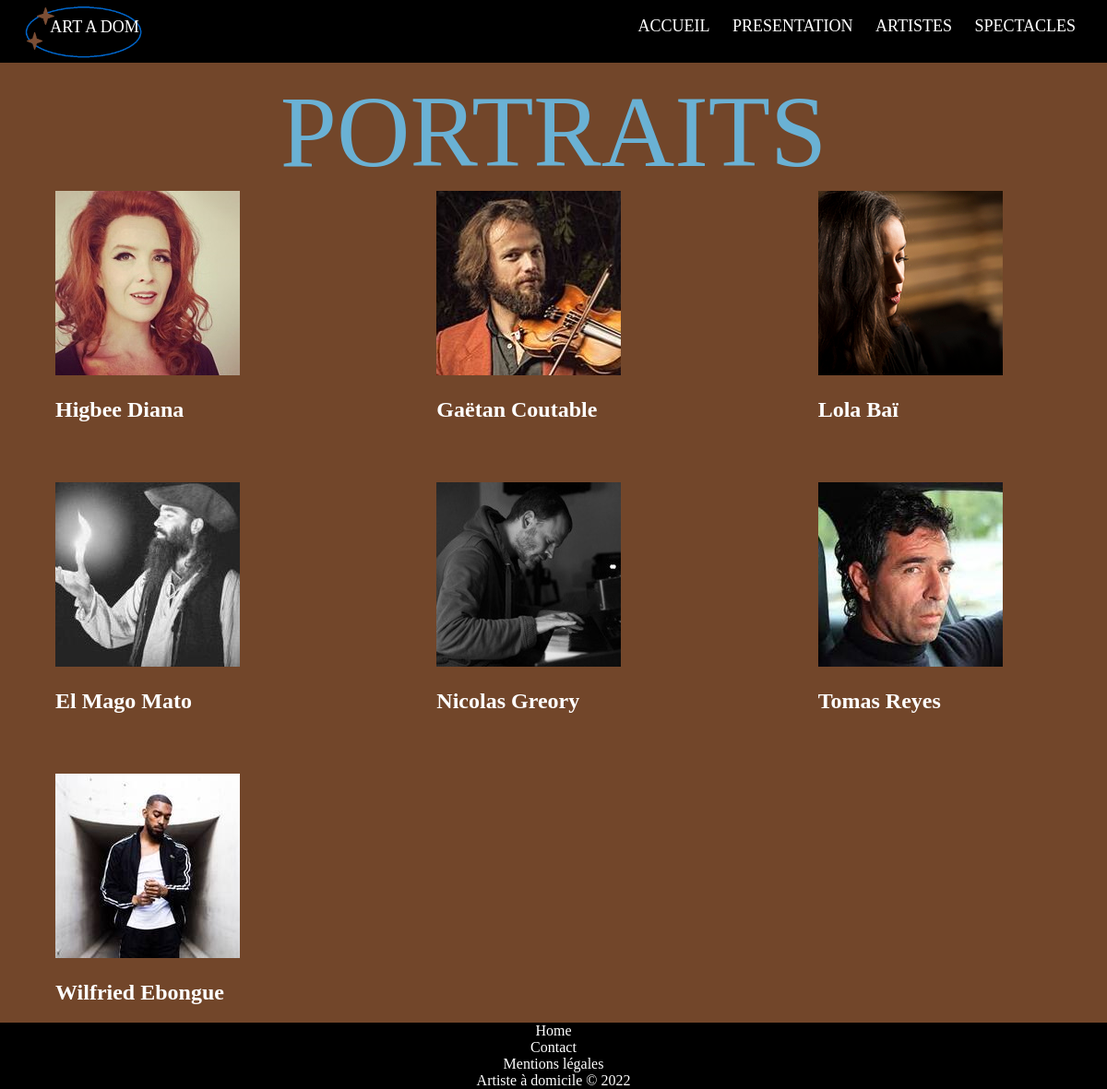
The app's page /AAD_v2/index.php?section=artiste with its own data.
### tables this page shows
CREATE TABLE `artiste` (
  `idArt` int(5) NOT NULL,
  `nomArt` varchar(25) NOT NULL,
  `prenomArt` varchar(25) NOT NULL,
  `descArt` text NOT NULL,
  `imgArt` varchar(100) NOT NULL,
  `telArt` varchar(14) NOT NULL,
  `MailArt` varchar(50) NOT NULL,
  `idCateg` int(5) NOT NULL
);

### AAD_v2/controleurs/artiste.php (called while the page is built)
<?php
	include_once('modeles/m_artiste.php');
	$artistes = get_artiste();
	include_once('vues/v_artiste.php');

### AAD_v2/modeles/m_artiste.php (called while the page is built, shortened)
<?php
function get_artiste()
{
    global $bddaad;
    $req = $bddaad->prepare("SELECT idArt,nomArt,prenomArt, imgArt FROM artiste");
	$req->execute();
    $artistes = $req->fetchAll();
    return $artistes;
}

### AAD_v2/vues/v_artiste.php (the view, shortened to what this page needs)
<!DOCTYPE html>
<html lang="fr">
<head>
    <link rel="stylesheet" href="./vues/css/style.css">
</head>
<body>
<?php include("./vues/include/v_entete.php");?>
	<div class="style-page">
        <div class="titrePort">PORTRAITS</div>
			<section class="portraits">
			<?php
					foreach($artistes as $unArtiste)
					{
						$idArt=$unArtiste['idArt'];
						$nomArt=$unArtiste['nomArt'];
						$prenomArt=$unArtiste['prenomArt'];
						$imgArt="vues/images/".$unArtiste['imgArt']."";
						echo "<A href='index.php?section=detailartiste&choixId=$idArt'><img src='$imgArt'><br><h1>$prenomArt $nomArt</h1></img></a>";
					}
			?>
			</section>
	</div>
<?php include("./vues/include/v_footer.php");?>
</body>
</html>

### AAD_v2/index.php (shortened to what this page needs)
<?php
if (!isset($_GET['section']) OR $_GET['section'] == 'index')
{
    include_once('controleurs/accueil.php');
}
else
{
	if ($_GET['section'] == 'artiste')
	{
		include_once('controleurs/artiste.php');
	}
}
?>

### AAD_v2/vues/include/v_entete.php
<header class="nav">
    <div class="title_nav">
        <a href="index.php?section=index" class="logo-text">ART A DOM</a>
        <img src="./vues/images/circle-logo.png" alt="circle-logo"></img>
        <ul class="menu1">
            <a href="index.php?section=index">ACCUEIL</a>
            <a href="index.php?section=presentation">PRESENTATION</a>
            <a href="index.php?section=artiste">ARTISTES</a>
            <a href="index.php?section=spectacle">SPECTACLES</a></ul>
    </div>
</header>

### AAD_v2/vues/include/v_footer.php
<footer class="footer">
            <a href="index.php?section=index">Home</a><br>
            <a href="./vues/v_contact.php">Contact</a><br>
            <a href="./vues/v_mentions.php">Mentions légales</a><br>
            Artiste à domicile © 2022
</footer>

### AAD_v2/vues/css/style.css (style rules this page uses)
html, body { height: 100%; margin: 0px; }
.title_nav img { height: 1.8cm; }
.title_nav { font-family: deon; font-size: large; justify-content: space-around; display: inline; }
.logo-text { position: absolute; z-index:2; padding-top: 0.5cm; padding-left: 0.8cm; }
.nav { height: 1.8cm; width: 96%; color: white; background-color: transparent; padding-left: 2%; padding-right: 2%; background-color: black; }
a:link { color:white;text-decoration:none; }
.menu1 { float: right; justify-content: space-around; display: inline; }
.menu1 a { padding: 0 10px; }
.style-page { background-color: #72462a; min-height: 100%; }
.titrePort { text-align: center; padding-top: 1%; font-family: janger; font-size: 110px; color: #6ab1d4; }
.portraits { display: grid; grid-template-columns: auto auto auto; grid-template-rows: auto auto; grid-column-gap: 100px; padding-left: 5%; row-gap: 45px; position: relative; }
.footer { text-align: center; position:relative; width: 100%; background-color: black; color: white; }

### records on screen
artiste: imgArt (picture), prenomArt "Higbee", nomArt "Diana"
artiste: imgArt (picture), prenomArt "Gaëtan", nomArt "Coutable"
artiste: imgArt (picture), prenomArt "Lola", nomArt "Baï"
artiste: imgArt (picture), nomArt "El Mago Mato"
artiste: imgArt (picture), prenomArt "Nicolas", nomArt "Greory"
artiste: imgArt (picture), prenomArt "Tomas", nomArt "Reyes"
artiste: imgArt (picture), prenomArt "Wilfried", nomArt "Ebongue"
